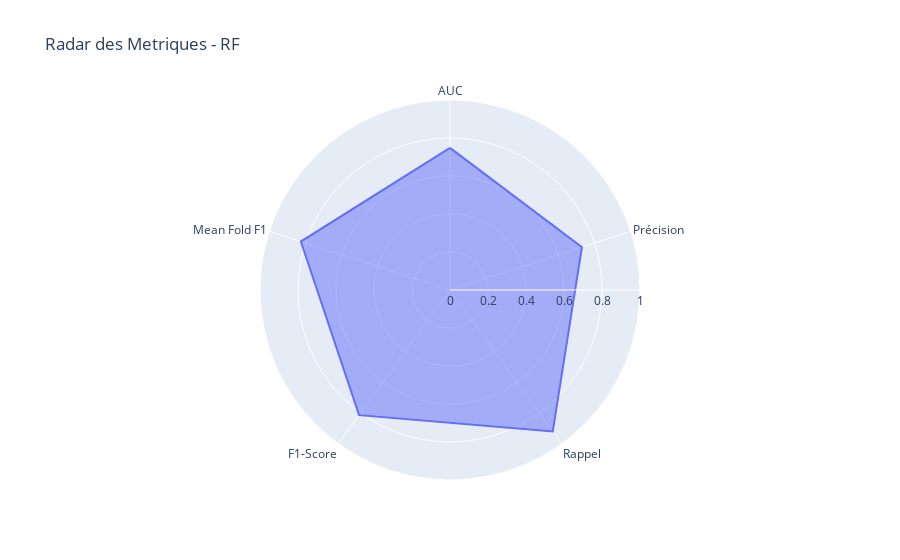
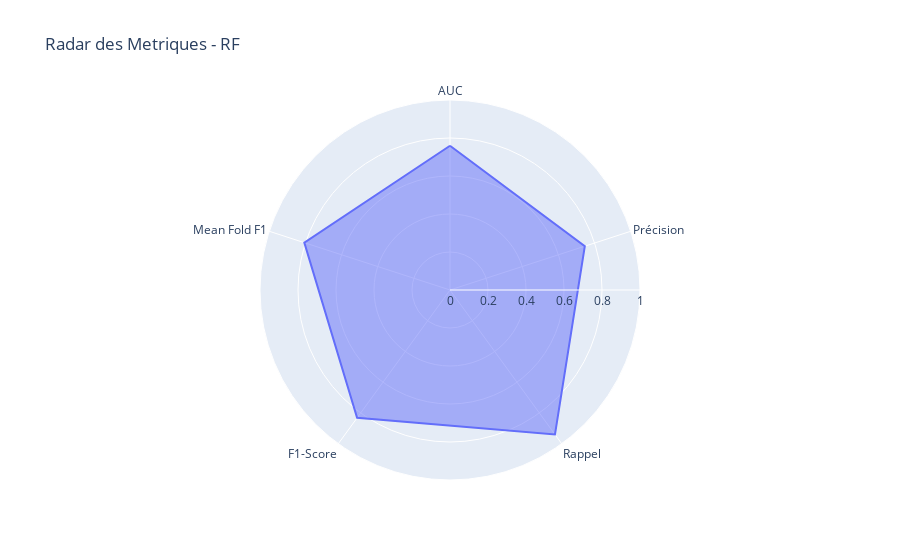

Notebook code cell kept with these figures, in order:
### Markdown cell above
> Random Forest
***

### Code cell
for red in [True,False] : 
    print(f"------> Reduction = {red}")
    # Récupération des résultats
    results_rf = train_with_calibration("rf",X,y,reduction=red)

    # Stockage des résultats complets
    all_results[f'RF_{red}'] = results_rf

    # Affectation de la ligne dans le dataframe
    report_df.loc[len(report_df)] = ["rf",
                                    results_rf["accuracy"],
                                    results_rf["precision"],
                                    results_rf["recall"], 
                                    results_rf["f1-score"], 
                                    results_rf["auc_calibrated"],
                                    results_rf["best_threshold"],
                                    results_rf["mean_fold_scores"],red]

### Figure 1 — Plotly figure (JSON) as saved in the notebook; plotly's stock layout.template omitted (floating-point values rounded to 4 significant figures)
{"data": [{"fill": "toself", "hovertemplate": "r=%{r}<br>theta=%{theta}<extra></extra>", "legendgroup": "", "line": {"color": "#636efa", "dash": "solid"}, "marker": {"symbol": "circle"}, "mode": "lines", "name": "", "r": [0.7483, 0.7302, 0.92, 0.8142, 0.8255, 0.7483], "showlegend": false, "subplot": "polar", "theta": ["AUC", "Précision", "Rappel", "F1-Score", "Mean Fold F1", "AUC"], "type": "scatterpolar"}], "layout": {"legend": {"tracegroupgap": 0}, "polar": {"angularaxis": {"direction": "clockwise", "rotation": 90}, "domain": {"x": [0, 1], "y": [0, 1]}, "radialaxis": {"range": [0, 1], "visible": true}}, "showlegend": false, "title": {"text": "Radar des Metriques - RF"}}}

### Figure 2 — Plotly figure (JSON) as saved in the notebook; plotly's stock layout.template omitted (floating-point values rounded to 4 significant figures)
{"data": [{"fill": "toself", "hovertemplate": "r=%{r}<br>theta=%{theta}<extra></extra>", "legendgroup": "", "line": {"color": "#636efa", "dash": "solid"}, "marker": {"symbol": "circle"}, "mode": "lines", "name": "", "r": [0.7593, 0.746, 0.94, 0.8319, 0.8063, 0.7593], "showlegend": false, "subplot": "polar", "theta": ["AUC", "Précision", "Rappel", "F1-Score", "Mean Fold F1", "AUC"], "type": "scatterpolar"}], "layout": {"legend": {"tracegroupgap": 0}, "polar": {"angularaxis": {"direction": "clockwise", "rotation": 90}, "domain": {"x": [0, 1], "y": [0, 1]}, "radialaxis": {"range": [0, 1], "visible": true}}, "showlegend": false, "title": {"text": "Radar des Metriques - RF"}}}
